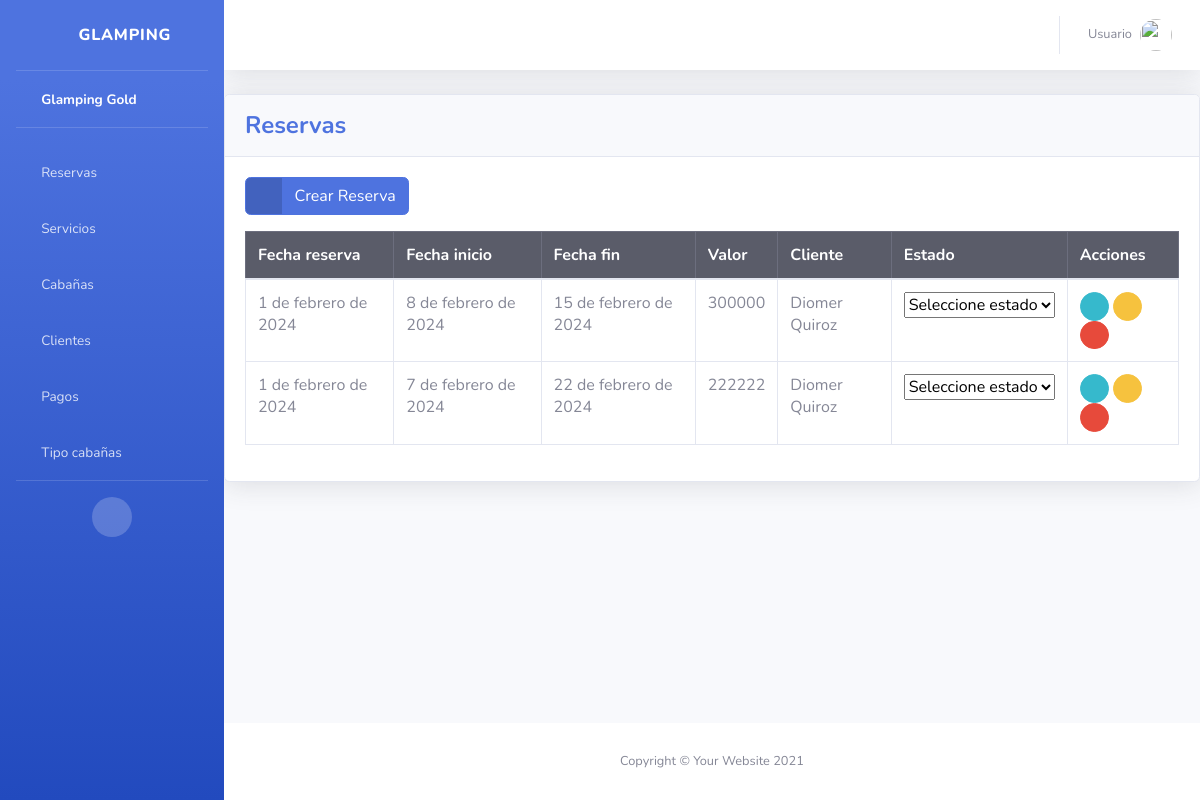
Page /reservas/ on the earlier database version.
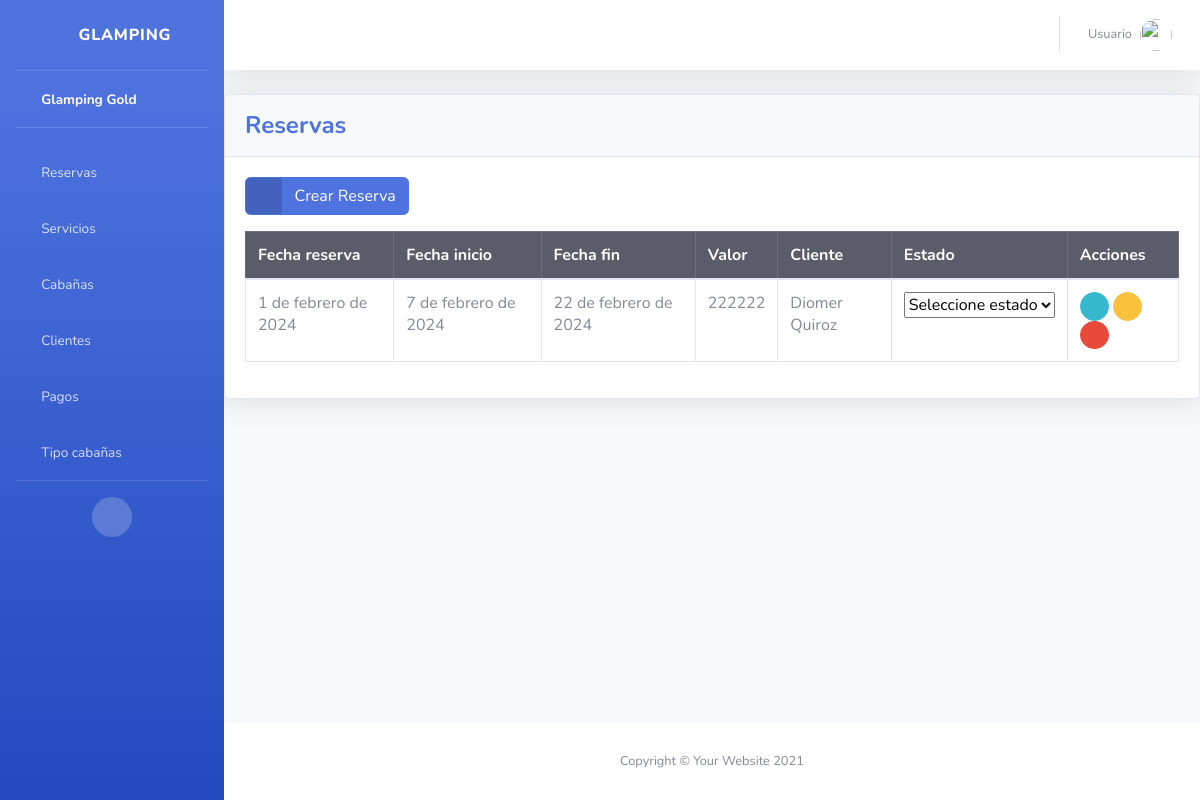
Same page on the later database version.
### reservas/models.py (models this page shows, shortened)
class Reserva(models.Model):
    coder = models.CharField(max_length=255)
    fecha_reserva = models.DateField()
    fecha_inicio = models.DateField()
    fecha_fin = models.DateField()
    valor = models.IntegerField()
    cliente = models.ForeignKey('cliente.Cliente', on_delete= models.DO_NOTHING)

### cliente/models.py (models this page shows)
class Cliente(models.Model):
    nombre = models.CharField(max_length=255)
    documento = models.IntegerField(unique=True)
    email = models.CharField(max_length=50, unique=True)
    telefone = models.IntegerField(unique=True)
    nacionalidad = models.CharField(max_length=255)
    status = models.BooleanField(default=True)
    def __str__(self):
        return self.nombre

### reservas/views.py (the view)
# urls.py: path('reservas/', include('reservas.urls')),
def reservas(request):
    reservas_list = Reserva.objects.all()
    return render(request, 'reservas/index.html', {'reservas_list': reservas_list})

### templates/reservas/index.html (shortened to what this page needs)
{% extends 'base.html' %}
{% block content %}
<div class="card shadow mb-4">
    <div class="card-header py-3">
        <h4 class="m-0 font-weight-bold text-primary">Reservas</h4>
    </div>
    <div class="card-body">
        <div class="table-responsive">
            <a href="{% url 'create_reserva' %}" class="btn btn-primary btn-icon-split mb-3">
                <span class="icon text-white-50">
                  <i class="fas fa-plus"></i>
              </span>
              <span class="text">Crear Reserva</span>
            </a>
            <table class="table table-bordered" id="dataTable" width="100%" cellspacing="0">
                <thead class="table-dark">
                    <tr>
                        <th>Fecha reserva</th>
                        <th>Fecha inicio</th>
                        <th>Fecha fin</th>
                        <th>Valor</th>
                        <th>Cliente</th>
                        <th>Estado</th>
                        <th>Acciones</th>
                    </tr>
                </thead>
                <tbody>
                    {% for reserva in reservas_list %}
                    <tr>
                    <td>{{ reserva.fecha_reserva }}</td>
                    <td>{{ reserva.fecha_inicio }}</td>
                    <td>{{ reserva.fecha_fin }}</td>
                    <td>{{ reserva.valor }}</td>
                    <td>{{ reserva.cliente }}</td>
                    <td>
                        <select>
                            <option class="bg-secondary">Seleccione estado</option>
                        </select>
                    </td>
                    <td>
                        <a href="" class="btn btn-info btn-circle btn-sm" data-bs-toggle="modal" data-bs-target="#modalId" data-reserva-id="{{ reserva.id }}">
                            <i class="fas fa-info-circle"></i>
                        </a>
                        <a href="" class="btn btn-warning btn-circle btn-sm">
                            <i class="fas fa-edit"></i>
                        </a>
                        <a href="{% url 'delete_reserva' reserva.id %}" class="deleteBtn btn btn-danger btn-circle btn-sm">
                            <i class="fas fa-trash"></i>
                        </a>
                    </td>
                    </tr>
                    {% endfor %}
                </tbody>
            </table>
        </div>
    </div>
</div>
{%endblock%}

Differences in the rows shown:
removed Reserva: fecha_reserva "1 de febrero de 2024", fecha_inicio "8 de febrero de 2024", fecha_fin "15 de febrero de 2024", valor "300000", cliente "Diomer Quiroz"
